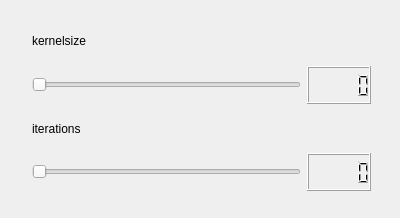
<?xml version="1.0" encoding="UTF-8"?>
<ui version="4.0">
 <class>BlackHatStepDialog</class>
 <widget class="QDialog" name="BlackHatStepDialog">
  <property name="geometry">
   <rect>
    <x>0</x>
    <y>0</y>
    <width>400</width>
    <height>218</height>
   </rect>
  </property>
  <property name="windowTitle">
   <string>BlackHatStepDialog</string>
  </property>
  <widget class="QWidget" name="">
   <property name="geometry">
    <rect>
     <x>21</x>
     <y>11</y>
     <width>361</width>
     <height>191</height>
    </rect>
   </property>
   <layout class="QVBoxLayout" name="verticalLayout">
    <item>
     <widget class="QLabel" name="label_ksize">
      <property name="text">
       <string>kernelsize</string>
      </property>
     </widget>
    </item>
    <item>
     <layout class="QHBoxLayout" name="horizontalLayout">
      <item>
       <widget class="QSlider" name="kernelSizeSlider">
        <property name="orientation">
         <enum>Qt::Horizontal</enum>
        </property>
       </widget>
      </item>
      <item>
       <widget class="QLCDNumber" name="kernelSizeNumber"/>
      </item>
     </layout>
    </item>
    <item>
     <widget class="QLabel" name="label_iterations">
      <property name="text">
       <string>iterations</string>
      </property>
     </widget>
    </item>
    <item>
     <layout class="QHBoxLayout" name="horizontalLayout_2">
      <item>
       <widget class="QSlider" name="iterationsSlider">
        <property name="orientation">
         <enum>Qt::Horizontal</enum>
        </property>
       </widget>
      </item>
      <item>
       <widget class="QLCDNumber" name="iterationsNumber"/>
      </item>
     </layout>
    </item>
   </layout>
  </widget>
 </widget>
 <layoutdefault spacing="6" margin="11"/>
 <resources/>
 <connections>
  <connection>
   <sender>kernelSizeSlider</sender>
   <signal>valueChanged(int)</signal>
   <receiver>kernelSizeNumber</receiver>
   <slot>display(int)</slot>
   <hints>
    <hint type="sourcelabel">
     <x>62</x>
     <y>96</y>
    </hint>
    <hint type="destinationlabel">
     <x>161</x>
     <y>91</y>
    </hint>
   </hints>
  </connection>
  <connection>
   <sender>iterationsSlider</sender>
   <signal>valueChanged(int)</signal>
   <receiver>iterationsNumber</receiver>
   <slot>display(int)</slot>
   <hints>
    <hint type="sourcelabel">
     <x>62</x>
     <y>198</y>
    </hint>
    <hint type="destinationlabel">
     <x>161</x>
     <y>181</y>
    </hint>
   </hints>
  </connection>
 </connections>
</ui>
